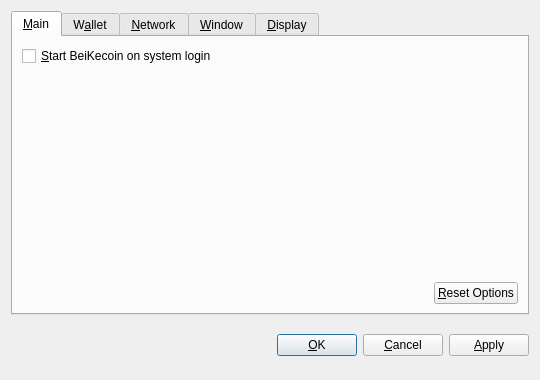
<?xml version="1.0" encoding="UTF-8"?>
<ui version="4.0">
 <class>OptionsDialog</class>
 <widget class="QDialog" name="OptionsDialog">
  <property name="geometry">
   <rect>
    <x>0</x>
    <y>0</y>
    <width>540</width>
    <height>380</height>
   </rect>
  </property>
  <property name="windowTitle">
   <string>Options</string>
  </property>
  <property name="modal">
   <bool>true</bool>
  </property>
  <layout class="QVBoxLayout" name="verticalLayout">
   <item>
    <widget class="QTabWidget" name="tabWidget">
     <property name="tabPosition">
      <enum>QTabWidget::North</enum>
     </property>
     <property name="currentIndex">
      <number>0</number>
     </property>
     <widget class="QWidget" name="tabMain">
      <attribute name="title">
       <string>&amp;Main</string>
      </attribute>
      <layout class="QVBoxLayout" name="verticalLayout_Main">
       <item>
        <widget class="QCheckBox" name="bitcoinAtStartup">
         <property name="toolTip">
          <string>Automatically start BeiKecoin after logging in to the system.</string>
         </property>
         <property name="text">
          <string>&amp;Start BeiKecoin on system login</string>
         </property>
        </widget>
       </item>
       <item>
        <spacer name="verticalSpacer_Main">
         <property name="orientation">
          <enum>Qt::Vertical</enum>
         </property>
         <property name="sizeHint" stdset="0">
          <size>
           <width>20</width>
           <height>40</height>
          </size>
         </property>
        </spacer>
       </item>
       <item>
        <layout class="QHBoxLayout" name="horizontalLayout_2_Main">
         <item>
          <spacer name="horizontalSpacer_2_Main">
           <property name="orientation">
            <enum>Qt::Horizontal</enum>
           </property>
           <property name="sizeHint" stdset="0">
            <size>
             <width>40</width>
             <height>20</height>
            </size>
           </property>
          </spacer>
         </item>
         <item>
          <widget class="QPushButton" name="resetButton">
           <property name="toolTip">
            <string>Reset all client options to default.</string>
           </property>
           <property name="text">
            <string>&amp;Reset Options</string>
           </property>
           <property name="autoDefault">
            <bool>false</bool>
           </property>
          </widget>
         </item>
        </layout>
       </item>
      </layout>
     </widget>
     <widget class="QWidget" name="tabWallet">
      <attribute name="title">
       <string>W&amp;allet</string>
      </attribute>
      <layout class="QVBoxLayout" name="verticalLayout_Network">
       <item>
        <widget class="QLabel" name="transactionFeeInfoLabel">
         <property name="text">
          <string>Optional transaction fee per kB that helps make sure your transactions are processed quickly. Most transactions are 1 kB.</string>
         </property>
         <property name="textFormat">
          <enum>Qt::PlainText</enum>
         </property>
         <property name="wordWrap">
          <bool>true</bool>
         </property>
        </widget>
       </item>
       <item>
        <layout class="QHBoxLayout" name="horizontalLayout_1_Main">
         <item>
          <widget class="QLabel" name="transactionFeeLabel">
           <property name="text">
            <string>Pay transaction &amp;fee</string>
           </property>
           <property name="textFormat">
            <enum>Qt::PlainText</enum>
           </property>
           <property name="buddy">
            <cstring>transactionFee</cstring>
           </property>
          </widget>
         </item>
         <item>
          <widget class="BitcoinAmountField" name="transactionFee"/>
         </item>
         <item>
          <spacer name="horizontalSpacer_1_Main">
           <property name="orientation">
            <enum>Qt::Horizontal</enum>
           </property>
           <property name="sizeHint" stdset="0">
            <size>
             <width>40</width>
             <height>20</height>
            </size>
           </property>
          </spacer>
         </item>
        </layout>
       </item>
       <item>
        <widget class="QLabel" name="label">
         <property name="text">
          <string>If you disable the spending of unconfirmed change, the change from a transaction cannot be used until that transaction has at least one confirmation. This also affects how your balance is computed.</string>
         </property>
         <property name="wordWrap">
          <bool>true</bool>
         </property>
        </widget>
       </item>
       <item>
        <widget class="QCheckBox" name="spendZeroConfChange">
         <property name="text">
          <string>Spend unconfirmed change  (experts only)</string>
         </property>
        </widget>
       </item>
       <item>
        <spacer name="verticalSpacer">
         <property name="orientation">
          <enum>Qt::Vertical</enum>
         </property>
         <property name="sizeHint" stdset="0">
          <size>
           <width>20</width>
           <height>40</height>
          </size>
         </property>
        </spacer>
       </item>
      </layout>
     </widget>
     <widget class="QWidget" name="tabNetwork">
      <attribute name="title">
       <string>&amp;Network</string>
      </attribute>
      <layout class="QVBoxLayout" name="verticalLayout_Network">
       <item>
        <widget class="QCheckBox" name="mapPortUpnp">
         <property name="toolTip">
          <string>Automatically open the BeiKecoin client port on the router. This only works when your router supports UPnP and it is enabled.</string>
         </property>
         <property name="text">
          <string>Map port using &amp;UPnP</string>
         </property>
        </widget>
       </item>
       <item>
        <widget class="QCheckBox" name="connectSocks">
         <property name="toolTip">
          <string>Connect to the BeiKecoin network through a SOCKS proxy (e.g. when connecting through Tor).</string>
         </property>
         <property name="text">
          <string>&amp;Connect through SOCKS proxy:</string>
         </property>
        </widget>
       </item>
       <item>
        <layout class="QHBoxLayout" name="horizontalLayout_Network">
         <item>
          <widget class="QLabel" name="proxyIpLabel">
           <property name="text">
            <string>Proxy &amp;IP:</string>
           </property>
           <property name="textFormat">
            <enum>Qt::PlainText</enum>
           </property>
           <property name="buddy">
            <cstring>proxyIp</cstring>
           </property>
          </widget>
         </item>
         <item>
          <widget class="QValidatedLineEdit" name="proxyIp">
           <property name="maximumSize">
            <size>
             <width>140</width>
             <height>16777215</height>
            </size>
           </property>
           <property name="toolTip">
            <string>IP address of the proxy (e.g. 127.0.0.1)</string>
           </property>
          </widget>
         </item>
         <item>
          <widget class="QLabel" name="proxyPortLabel">
           <property name="text">
            <string>&amp;Port:</string>
           </property>
           <property name="textFormat">
            <enum>Qt::PlainText</enum>
           </property>
           <property name="buddy">
            <cstring>proxyPort</cstring>
           </property>
          </widget>
         </item>
         <item>
          <widget class="QLineEdit" name="proxyPort">
           <property name="maximumSize">
            <size>
             <width>55</width>
             <height>16777215</height>
            </size>
           </property>
           <property name="toolTip">
            <string>Port of the proxy (e.g. 9050)</string>
           </property>
          </widget>
         </item>
         <item>
          <widget class="QLabel" name="socksVersionLabel">
           <property name="text">
            <string>SOCKS &amp;Version:</string>
           </property>
           <property name="textFormat">
            <enum>Qt::PlainText</enum>
           </property>
           <property name="buddy">
            <cstring>socksVersion</cstring>
           </property>
          </widget>
         </item>
         <item>
          <widget class="QValueComboBox" name="socksVersion">
           <property name="toolTip">
            <string>SOCKS version of the proxy (e.g. 5)</string>
           </property>
          </widget>
         </item>
         <item>
          <spacer name="horizontalSpacer_Network">
           <property name="orientation">
            <enum>Qt::Horizontal</enum>
           </property>
           <property name="sizeHint" stdset="0">
            <size>
             <width>40</width>
             <height>20</height>
            </size>
           </property>
          </spacer>
         </item>
        </layout>
       </item>
       <item>
        <spacer name="verticalSpacer_Network">
         <property name="orientation">
          <enum>Qt::Vertical</enum>
         </property>
         <property name="sizeHint" stdset="0">
          <size>
           <width>20</width>
           <height>40</height>
          </size>
         </property>
        </spacer>
       </item>
      </layout>
     </widget>
     <widget class="QWidget" name="tabWindow">
      <attribute name="title">
       <string>&amp;Window</string>
      </attribute>
      <layout class="QVBoxLayout" name="verticalLayout_Window">
       <item>
        <widget class="QCheckBox" name="minimizeToTray">
         <property name="toolTip">
          <string>Show only a tray icon after minimizing the window.</string>
         </property>
         <property name="text">
          <string>&amp;Minimize to the tray instead of the taskbar</string>
         </property>
        </widget>
       </item>
       <item>
        <widget class="QCheckBox" name="minimizeOnClose">
         <property name="toolTip">
          <string>Minimize instead of exit the application when the window is closed. When this option is enabled, the application will be closed only after selecting Quit in the menu.</string>
         </property>
         <property name="text">
          <string>M&amp;inimize on close</string>
         </property>
        </widget>
       </item>
       <item>
        <spacer name="verticalSpacer_Window">
         <property name="orientation">
          <enum>Qt::Vertical</enum>
         </property>
         <property name="sizeHint" stdset="0">
          <size>
           <width>20</width>
           <height>40</height>
          </size>
         </property>
        </spacer>
       </item>
      </layout>
     </widget>
     <widget class="QWidget" name="tabDisplay">
      <attribute name="title">
       <string>&amp;Display</string>
      </attribute>
      <layout class="QVBoxLayout" name="verticalLayout_Display">
       <item>
        <layout class="QHBoxLayout" name="horizontalLayout_1_Display">
         <item>
          <widget class="QLabel" name="langLabel">
           <property name="text">
            <string>User Interface &amp;language:</string>
           </property>
           <property name="textFormat">
            <enum>Qt::PlainText</enum>
           </property>
           <property name="buddy">
            <cstring>lang</cstring>
           </property>
          </widget>
         </item>
         <item>
          <widget class="QValueComboBox" name="lang">
           <property name="toolTip">
            <string>The user interface language can be set here. This setting will take effect after restarting BeiKecoin.</string>
           </property>
          </widget>
         </item>
        </layout>
       </item>
       <item>
        <layout class="QHBoxLayout" name="horizontalLayout_2_Display">
         <item>
          <widget class="QLabel" name="unitLabel">
           <property name="text">
            <string>&amp;Unit to show amounts in:</string>
           </property>
           <property name="textFormat">
            <enum>Qt::PlainText</enum>
           </property>
           <property name="buddy">
            <cstring>unit</cstring>
           </property>
          </widget>
         </item>
         <item>
          <widget class="QValueComboBox" name="unit">
           <property name="toolTip">
            <string>Choose the default subdivision unit to show in the interface and when sending coins.</string>
           </property>
          </widget>
         </item>
        </layout>
       </item>
       <item>
        <widget class="QCheckBox" name="displayAddresses">
         <property name="toolTip">
          <string>Whether to show BeiKecoin addresses in the transaction list or not.</string>
         </property>
         <property name="text">
          <string>&amp;Display addresses in transaction list</string>
         </property>
        </widget>
       </item>
       <item>
        <widget class="QCheckBox" name="coinControlFeatures">
         <property name="toolTip">
          <string>Whether to show coin control features or not.</string>
         </property>
         <property name="text">
          <string>Display coin &amp;control features (experts only!)</string>
         </property>
        </widget>
       </item>
       <item>
        <spacer name="verticalSpacer_Display">
         <property name="orientation">
          <enum>Qt::Vertical</enum>
         </property>
         <property name="sizeHint" stdset="0">
          <size>
           <width>20</width>
           <height>40</height>
          </size>
         </property>
        </spacer>
       </item>
      </layout>
     </widget>
    </widget>
   </item>
   <item>
    <layout class="QHBoxLayout" name="horizontalLayout_Buttons">
     <item>
      <spacer name="horizontalSpacer_1">
       <property name="orientation">
        <enum>Qt::Horizontal</enum>
       </property>
       <property name="sizeHint" stdset="0">
        <size>
         <width>40</width>
         <height>48</height>
        </size>
       </property>
      </spacer>
     </item>
     <item>
      <widget class="QLabel" name="statusLabel">
       <property name="font">
        <font>
         <weight>75</weight>
         <bold>true</bold>
        </font>
       </property>
       <property name="text">
        <string/>
       </property>
       <property name="textFormat">
        <enum>Qt::PlainText</enum>
       </property>
       <property name="wordWrap">
        <bool>true</bool>
       </property>
      </widget>
     </item>
     <item>
      <spacer name="horizontalSpacer_2">
       <property name="orientation">
        <enum>Qt::Horizontal</enum>
       </property>
       <property name="sizeHint" stdset="0">
        <size>
         <width>40</width>
         <height>48</height>
        </size>
       </property>
      </spacer>
     </item>
     <item>
      <widget class="QPushButton" name="okButton">
       <property name="text">
        <string>&amp;OK</string>
       </property>
      </widget>
     </item>
     <item>
      <widget class="QPushButton" name="cancelButton">
       <property name="text">
        <string>&amp;Cancel</string>
       </property>
       <property name="autoDefault">
        <bool>false</bool>
       </property>
      </widget>
     </item>
     <item>
      <widget class="QPushButton" name="applyButton">
       <property name="text">
        <string>&amp;Apply</string>
       </property>
       <property name="autoDefault">
        <bool>false</bool>
       </property>
      </widget>
     </item>
    </layout>
   </item>
  </layout>
 </widget>
 <customwidgets>
  <customwidget>
   <class>BitcoinAmountField</class>
   <extends>QSpinBox</extends>
   <header>bitcoinamountfield.h</header>
  </customwidget>
  <customwidget>
   <class>QValueComboBox</class>
   <extends>QComboBox</extends>
   <header>qvaluecombobox.h</header>
  </customwidget>
  <customwidget>
   <class>QValidatedLineEdit</class>
   <extends>QLineEdit</extends>
   <header>qvalidatedlineedit.h</header>
  </customwidget>
 </customwidgets>
 <resources/>
 <connections/>
</ui>
